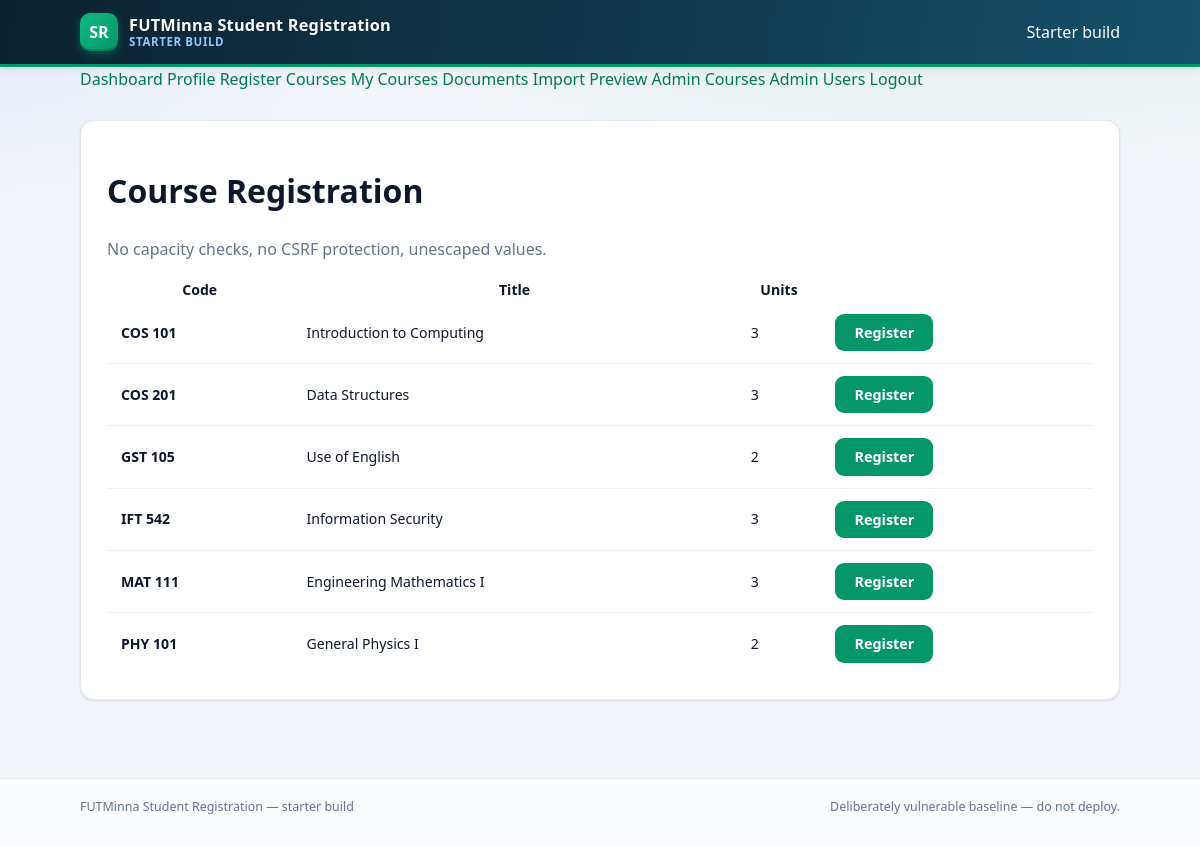
The page /vulnerable/public/courses.php (signed in) on the database its author committed.
### tables this page shows
CREATE TABLE IF NOT EXISTS courses (
    id            INT UNSIGNED AUTO_INCREMENT PRIMARY KEY,
    code          VARCHAR(12)  NOT NULL UNIQUE,
    title         VARCHAR(120) NOT NULL,
    credit_units  TINYINT UNSIGNED NOT NULL DEFAULT 2,
    capacity      INT UNSIGNED NOT NULL DEFAULT 60,
    description   VARCHAR(500) NULL,
    created_at    DATETIME NOT NULL DEFAULT CURRENT_TIMESTAMP
);

### vulnerable/public/courses.php (the view, shortened to what this page needs)
<?php
require __DIR__ . '/../src/config.php';
$rows = mysqli_query($conn, 'SELECT * FROM courses ORDER BY code');
require __DIR__ . '/includes/header.php';
?>
<div class="card">
  <h1>Course Registration</h1>
  <p class="muted">No capacity checks, no CSRF protection, unescaped values.</p>
  <table>
    <tr><th>Code</th><th>Title</th><th>Units</th><th></th></tr>
    <?php while ($c = mysqli_fetch_assoc($rows)): ?>
    <tr>
      <td><b><?= $c['code'] ?></b></td>
      <td><?= $c['title'] ?></td>
      <td><?= $c['credit_units'] ?></td>
      <td>
        <form method="post" action="courses.php">
          <button type="submit">Register</button>
        </form>
      </td>
    </tr>
    <?php endwhile; ?>
  </table>
</div>
<?php require __DIR__ . '/includes/footer.php'; ?>

### app/public/assets/style.css (style rules this page uses)
:root { --bg: #f1f5f9; --surface: #ffffff; --border: #e2e8f0; --border-soft: #eef2f7; --text: #0f172a; --muted: #64748b; --primary: #059669; --primary-dark:#047857; --primary-soft:#ecfdf5; --ink: #0b2231; --ink-soft: #123b52; --danger: #dc2626; --danger-soft: #fef2f2; --warning: #d97706; --warning-soft:#fffbeb; --info: #2563eb; --info-soft: #eff6ff; --radius: 14px; --radius-sm: 9px; --shadow-sm: 0 1px 2px rgba(15,23,42,.05), 0 1px 3px rgba(15,23,42,.06); --shadow-md: 0 4px 6px -1px rgba(15,23,42,.08), 0 2px 4px -2px rgba(15,23,42,.05); --shadow-lg: 0 12px 24px -8px rgba(15,23,42,.18); }
* { box-sizing: border-box; }
html { -webkit-text-size-adjust: 100%; }
body { margin: 0; font-family: "Segoe UI", system-ui, -apple-system, Roboto, "Helvetica Neue", Arial, sans-serif; color: var(--text); background: radial-gradient(1200px 420px at 80% -10%, rgba(5,150,105,.10), transparent 60%), radial-gradient(900px 380px at -10% 0%, rgba(37,99,235,.08), transparent 55%), var(--bg); line-height: 1.55; min-height: 100vh; display: flex; flex-direction: column; }
.card { background: var(--surface); border: 1px solid var(--border); border-radius: var(--radius); box-shadow: var(--shadow-sm); padding: 24px 26px; margin-bottom: 22px; }
.btn, button { display: inline-flex; align-items: center; justify-content: center; gap: 8px; background: var(--primary); color: #fff; border: 1px solid transparent; border-radius: var(--radius-sm); padding: 9px 18px; font-size: .9rem; font-weight: 600; font-family: inherit; cursor: pointer; transition: all .15s ease; text-decoration: none; line-height: 1.2; }
table { width: 100%; border-collapse: collapse; font-size: .88rem; background: #fff; }
tbody td { padding: 12px 14px; border-bottom: 1px solid var(--border-soft); vertical-align: middle; }
tbody tr:last-child td { border-bottom: none; }
tbody tr { transition: background .12s ease; }
.muted { color: var(--muted); }

### rows shown on the page
courses: code "COS 101", title "Introduction to Computing", credit_units "3"
courses: code "COS 201", title "Data Structures", credit_units "3"
courses: code "GST 105", title "Use of English", credit_units "2"
courses: code "IFT 542", title "Information Security", credit_units "3"
courses: code "MAT 111", title "Engineering Mathematics I", credit_units "3"
courses: code "PHY 101", title "General Physics I", credit_units "2"
